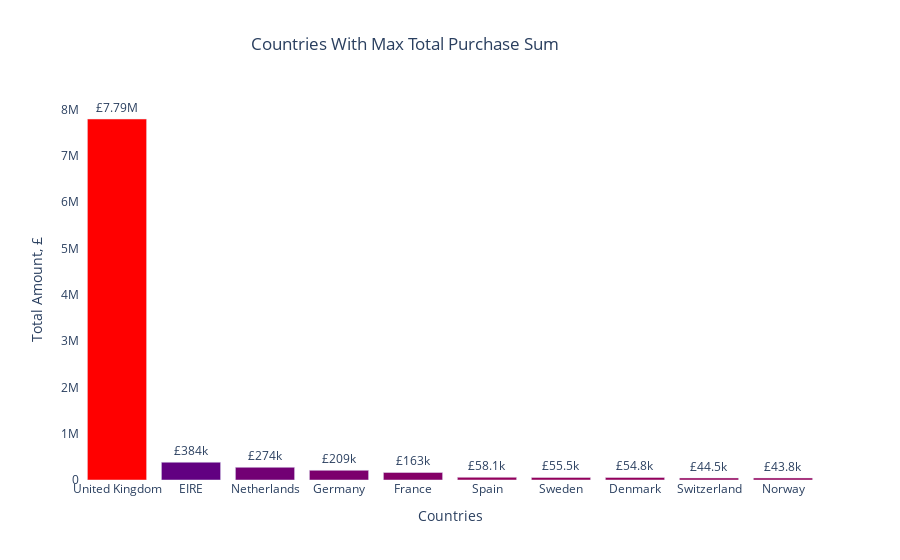

Here is the notebook cell this chart was saved with:
### Code cell
fig = go.Figure(data=[
    go.Bar(name='Countries With Max Total Purchase Amount', 
           x=retail_countries_purchase_desc['Country'].astype(str), 
           y=retail_countries_purchase_desc['Total'],
           marker_opacity=1,
           marker={'color': retail_countries_purchase_desc['Total'],'colorscale': 'Rainbow'})
    ])

fig.update_traces(texttemplate='£%{y:.3s}', textposition='outside')

fig.update_layout(title='Countries With Max Total Purchase Sum',
                  title_x=0.45,
                  xaxis_title="Countries",
                  yaxis_title="Total Amount, £",
                  plot_bgcolor='white')
fig.show()

### Figure 1 — Plotly figure (JSON) as saved in the notebook; plotly's stock layout.template omitted (floating-point values rounded to 4 significant figures)
{"data": [{"marker": {"color": [7791000.0, 384000.0, 273700.0, 208500.0, 162700.0, 58120.0, 55480.0, 54840.0, 44500.0, 43810.0], "colorscale": [[0, "rgb(150,0,90)"], [0.125, "rgb(0,0,200)"], [0.25, "rgb(0,25,255)"], [0.375, "rgb(0,152,255)"], [0.5, "rgb(44,255,150)"], [0.625, "rgb(151,255,0)"], [0.75, "rgb(255,234,0)"], [0.875, "rgb(255,111,0)"], [1, "rgb(255,0,0)"]], "opacity": 1}, "name": "Countries With Max Total Purchase Amount", "textposition": "outside", "texttemplate": "£%{y:.3s}", "type": "bar", "x": ["United Kingdom", "EIRE", "Netherlands", "Germany", "France", "Spain", "Sweden", "Denmark", "Switzerland", "Norway"], "y": [7791000.0, 384000.0, 273700.0, 208500.0, 162700.0, 58120.0, 55480.0, 54840.0, 44500.0, 43810.0]}], "layout": {"plot_bgcolor": "white", "title": {"text": "Countries With Max Total Purchase Sum", "x": 0.45}, "xaxis": {"title": {"text": "Countries"}}, "yaxis": {"title": {"text": "Total Amount, £"}}}}
